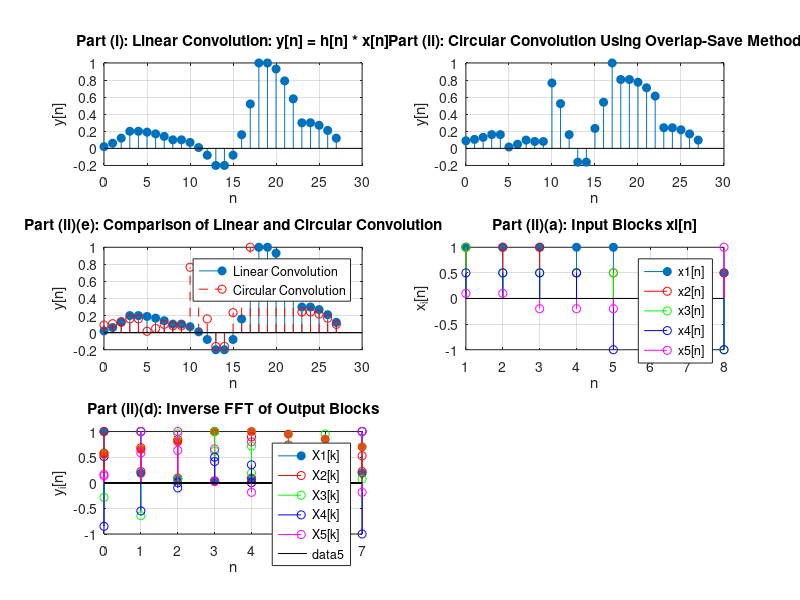

Reproduce this figure in MATLAB.
% Define h[n] and x[n]
h = [1, 2, 3, 4];  % Impulse response
x = [2*ones(1, 5), 1*ones(1, 5), -2*ones(1, 5), 10*ones(1, 5), 3*ones(1, 5)];  % Input sequence

% Part (i): Compute the Linear Convolution y[n] = h[n] * x[n]
y = conv(x, h);

% Normalize the result of direct convolution
y = y / max(abs(y));

% Plot the result of direct convolution
n = 0:(length(y)-1); % Time index for direct convolution
figure;

subplot(3, 2, 1);
stem(n, y, 'filled');
title('Part (i): Linear Convolution: y[n] = h[n] * x[n]');
xlabel('n');
ylabel('y[n]');
grid on;

% Define parameters for Circular Convolution using Overlap-and-Save
N = 8; % Block size
L = length(h); % Length of h[n]
h_padded = [h, zeros(1, N - L)]; % Zero-pad h[n] to length N
H = fft(h_padded); % FFT of h[n]

% Split x[n] into overlapping blocks of size N
num_blocks = ceil(length(x) / (N - L + 1)); % Number of blocks
x_padded = [x, zeros(1, num_blocks * (N - L + 1) - length(x))]; % Pad x[n]
blocks = buffer(x_padded, N, L - 1, 'nodelay'); % Create overlapping blocks

% Initialize output for Circular Convolution
y_reconstructed = zeros(1, length(x) + L - 1);

% Process each block in the overlap-save method
for i = 1:size(blocks, 2)
    x_block = blocks(:, i)'; % Current block
    X_block = fft(x_block); % FFT of the block
    Y_block = H .* X_block; % Circular convolution in frequency domain
    y_block = ifft(Y_block); % Inverse FFT to get time-domain block
    start_idx = (i - 1) * (N - L + 1) + 1; % Starting index for overlap-save
    y_reconstructed(start_idx:start_idx + N - 1) = ...
        y_reconstructed(start_idx:start_idx + N - 1) + y_block;
end

% Normalize the circular convolution result
y_reconstructed = y_reconstructed / max(abs(y_reconstructed));

% Plot the result of Circular Convolution using Overlap-Save Method
n_reconstructed = 0:(length(y_reconstructed)-1); % Time index for overlap-save result

subplot(3, 2, 2);
stem(n_reconstructed, real(y_reconstructed), 'filled');
title('Part (ii): Circular Convolution Using Overlap-Save Method');
xlabel('n');
ylabel('y[n]');
grid on;

% Comparison between Linear Convolution and Circular Convolution
subplot(3, 2, 3);
stem(n, y, 'filled');
hold on;
stem(n_reconstructed, real(y_reconstructed), 'r--');
legend('Linear Convolution', 'Circular Convolution');
title('Part (ii)(e): Comparison of Linear and Circular Convolution');
xlabel('n');
ylabel('y[n]');
grid on;

% Plotting Part (ii) - Circular Convolution Step-by-Step

% (a) Input blocks xi[n]
x1 = x(1:N);
x2 = x(3:10);
x3 = x(5:12);
x4 = x(7:14);
x5 = x(9:16);

% Normalize input blocks
x1 = x1 / max(abs(x1));
x2 = x2 / max(abs(x2));
x3 = x3 / max(abs(x3));
x4 = x4 / max(abs(x4));
x5 = x5 / max(abs(x5));

subplot(3, 2, 4);
stem(1:N, x1, 'filled', 'DisplayName', 'x1[n]');
hold on;
stem(1:N, x2, 'r', 'DisplayName', 'x2[n]');
stem(1:N, x3, 'g', 'DisplayName', 'x3[n]');
stem(1:N, x4, 'b', 'DisplayName', 'x4[n]');
stem(1:N, x5, 'm', 'DisplayName', 'x5[n]');
title('Part (ii)(a): Input Blocks xi[n]');
xlabel('n');
ylabel('x_i[n]');
legend;
grid on;

% (b) FFT of input blocks
X1 = fft(x1, N);
X2 = fft(x2, N);
X3 = fft(x3, N);
X4 = fft(x4, N);
X5 = fft(x5, N);

% Normalize FFTs
X1 = X1 / max(abs(X1));
X2 = X2 / max(abs(X2));
X3 = X3 / max(abs(X3));
X4 = X4 / max(abs(X4));
X5 = X5 / max(abs(X5));

subplot(3, 2, 5);
stem(0:N-1, abs(X1), 'filled', 'DisplayName', 'X1[k]');
hold on;
stem(0:N-1, abs(X2), 'r', 'DisplayName', 'X2[k]');
stem(0:N-1, abs(X3), 'g', 'DisplayName', 'X3[k]');
stem(0:N-1, abs(X4), 'b', 'DisplayName', 'X4[k]');
stem(0:N-1, abs(X5), 'm', 'DisplayName', 'X5[k]');
title('Part (ii)(b): Magnitude of FFTs of Input Blocks');
xlabel('k');
ylabel('|X[k]|');
legend;
grid on;

% (c) Frequency-domain multiplication
Y1 = H .* X1;
Y2 = H .* X2;
Y3 = H .* X3;
Y4 = H .* X4;
Y5 = H .* X5;

% (d) Inverse FFT of output blocks
y1 = ifft(Y1, N);
y2 = ifft(Y2, N);
y3 = ifft(Y3, N);
y4 = ifft(Y4, N);
y5 = ifft(Y5, N);

% Normalize the inverse FFT results
y1 = y1 / max(abs(y1));
y2 = y2 / max(abs(y2));
y3 = y3 / max(abs(y3));
y4 = y4 / max(abs(y4));
y5 = y5 / max(abs(y5));

% subplot(3, 2, 6);
stem(0:N-1, real(y1), 'filled', 'DisplayName', 'y1[n]');
hold on;
stem(0:N-1, real(y2), 'r', 'DisplayName', 'y2[n]');
stem(0:N-1, real(y3), 'g', 'DisplayName', 'y3[n]');
stem(0:N-1, real(y4), 'b', 'DisplayName', 'y4[n]');
stem(0:N-1, real(y5), 'm', 'DisplayName', 'y5[n]');
title('Part (ii)(d): Inverse FFT of Output Blocks');
xlabel('n');
ylabel('y_i[n]');
legend;
grid on;

% Final remarks: All results plotted for analysis
